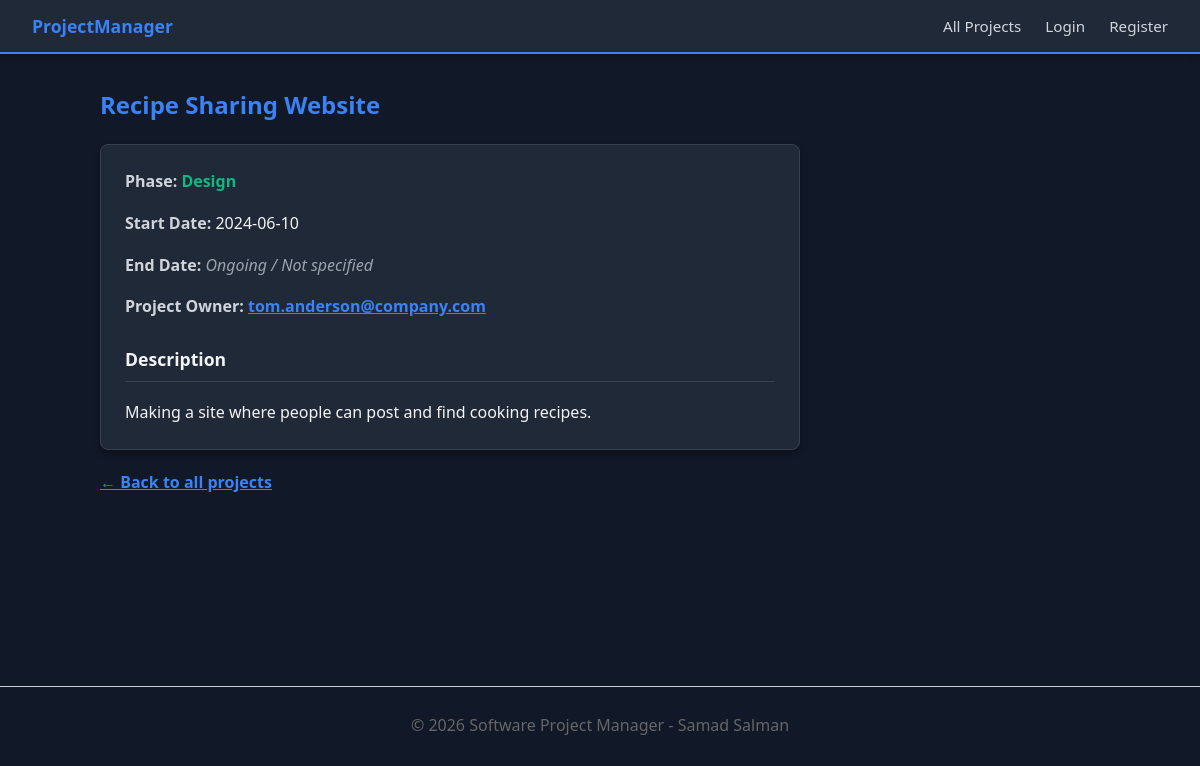
Before: /project.php?id=14 with the older database file.
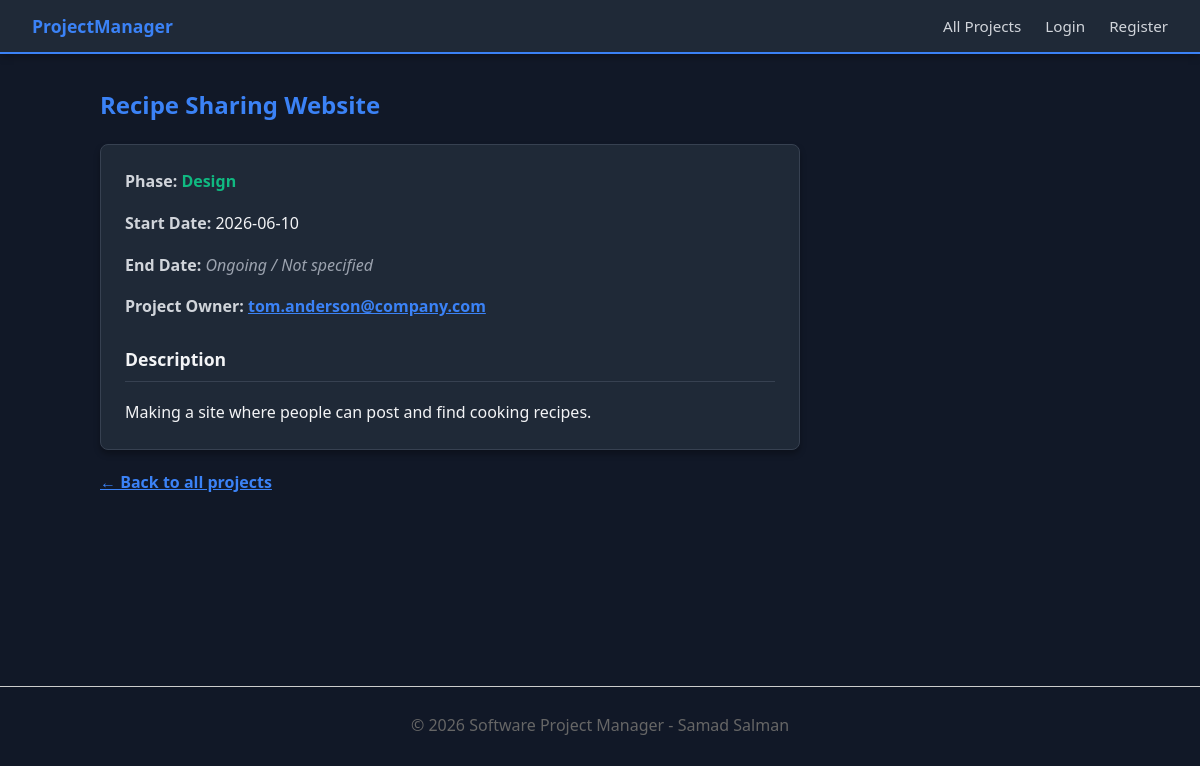
After: the same page with the newer database file.
### tables this page shows
CREATE TABLE `projects` (
  `pid` int(11) NOT NULL,
  `title` varchar(100) NOT NULL,
  `start_date` date NOT NULL,
  `end_date` date DEFAULT NULL,
  `short_description` text DEFAULT NULL,
  `phase` enum('design','development','testing','deployment','complete') NOT NULL,
  `uid` int(11) NOT NULL
);

CREATE TABLE `users` (
  `uid` int(11) NOT NULL,
  `username` varchar(50) NOT NULL,
  `password` varchar(255) NOT NULL,
  `email` varchar(100) NOT NULL
);

### project.php (the view, shortened to what this page needs)
<?php
require_once 'includes/db.php';
$project_id = $_GET['id'];
$stmt = $pdo->prepare("
    SELECT p.title, p.start_date, p.end_date, p.short_description, p.phase, u.email
    FROM projects p
    JOIN users u ON p.uid = u.uid
    WHERE p.pid = ?
");
$stmt->execute([$project_id]);
$project = $stmt->fetch();
require_once 'includes/header.php';
?>
<?php if ($project): ?>
    <div style="max-width: 700px;">
        <h2 style="color: var(--primary);"><?php echo htmlspecialchars($project['title']); ?></h2>
        <div style="background: var(--surface); padding: 1.5rem; border-radius: 8px; border: 1px solid var(--border); box-shadow: 0 4px 6px rgba(0,0,0,0.3);">
            <p style="margin-top: 0;">
                <strong style="color: var(--text-light);">Phase:</strong>
                <span style="text-transform: capitalize; color: var(--accent); font-weight: bold;">
                    <?php echo htmlspecialchars($project['phase']); ?>
                </span>
            </p>
            <p>
                <strong style="color: var(--text-light);">Start Date:</strong>
                <?php echo htmlspecialchars($project['start_date']); ?>
            </p>
            <p>
                <strong style="color: var(--text-light);">End Date:</strong>
                <?php echo $project['end_date'] ? htmlspecialchars($project['end_date']) : '<em style="color: #9CA3AF;">Ongoing / Not specified</em>'; ?>
            </p>
            <p>
                <strong style="color: var(--text-light);">Project Owner:</strong>
                <a href="mailto:<?php echo htmlspecialchars($project['email']); ?>">
                    <?php echo htmlspecialchars($project['email']); ?>
                </a>
            </p>
            <h3 style="margin-top: 25px; border-bottom: 1px solid var(--border); padding-bottom: 8px; font-size: 1.1rem;">Description</h3>
            <p style="white-space: pre-wrap; line-height: 1.6; margin-bottom: 0; color: var(--text);"><?php echo htmlspecialchars($project['short_description']); ?></p>
        </div>
        <div style="margin-top: 20px;">
            <a href="index.php">&larr; Back to all projects</a>
        </div>
    </div>
<?php else: ?>
    <h2>Project Not Found</h2>
    <p>The project you are looking for does not exist or has been removed.</p>
    <a href="index.php">Return to homepage</a>
<?php endif; ?>
<?php require_once 'includes/footer.php'; ?>

Changed rows visible on the page:
changed projects "Recipe Sharing Website": start_date "2024-06-10" → "2026-06-10"
